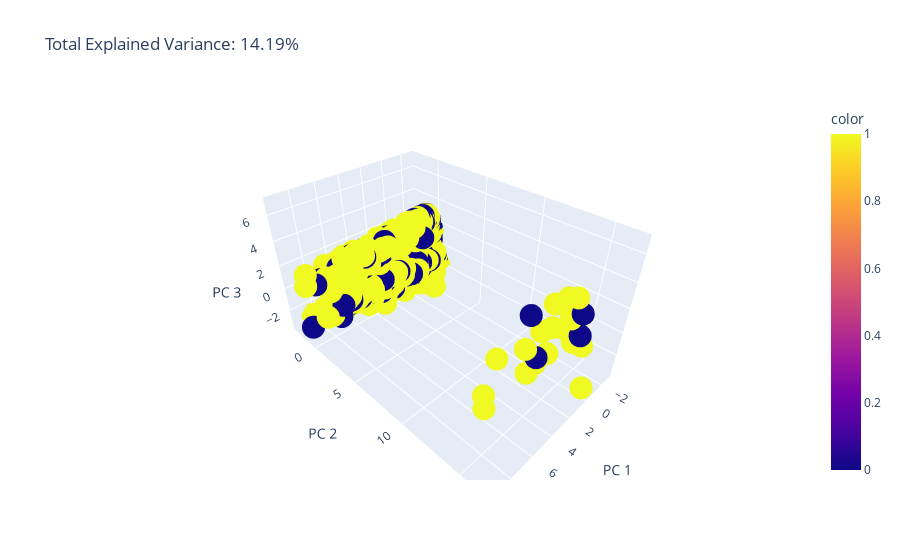

The notebook cell saved with this chart:
### Code cell
import plotly.express as px
from sklearn.decomposition import PCA

df2 = X_train

pca6 = PCA(n_components=3)
components2 = pca6.fit_transform(df2)

total_var = pca6.explained_variance_ratio_.sum() * 100

fig2 = px.scatter_3d(
    components2, x=0, y=1, z=2,
    color=y_train,
    title=f'Total Explained Variance: {total_var:.2f}%',
    labels = {str(i): f"PC {i+1}" for i in range(n_components)}
)
fig2.show()

### Figure 1 — Plotly figure (JSON) as saved in the notebook; plotly's stock layout.template omitted (floating-point values rounded to 4 significant figures; data arrays with more than 128 entries replaced by an {"elided": "..."} marker saying what was removed)
{"data": [{"hovertemplate": "PC 1=%{x}<br>PC 2=%{y}<br>PC 3=%{z}<br>color=%{marker.color}<extra></extra>", "legendgroup": "", "marker": {"color": {"elided": "2621 int values"}, "coloraxis": "coloraxis", "symbol": "circle"}, "mode": "markers", "name": "", "scene": "scene", "showlegend": false, "type": "scatter3d", "x": {"elided": "2621 float values"}, "y": {"elided": "2621 float values"}, "z": {"elided": "2621 float values"}}], "layout": {"coloraxis": {"colorbar": {"title": {"text": "color"}}, "colorscale": [[0, "#0d0887"], [0.1111, "#46039f"], [0.2222, "#7201a8"], [0.3333, "#9c179e"], [0.4444, "#bd3786"], [0.5556, "#d8576b"], [0.6667, "#ed7953"], [0.7778, "#fb9f3a"], [0.8889, "#fdca26"], [1, "#f0f921"]]}, "legend": {"tracegroupgap": 0}, "scene": {"domain": {"x": [0, 1], "y": [0, 1]}, "xaxis": {"title": {"text": "PC 1"}}, "yaxis": {"title": {"text": "PC 2"}}, "zaxis": {"title": {"text": "PC 3"}}}, "title": {"text": "Total Explained Variance: 14.19%"}}}
